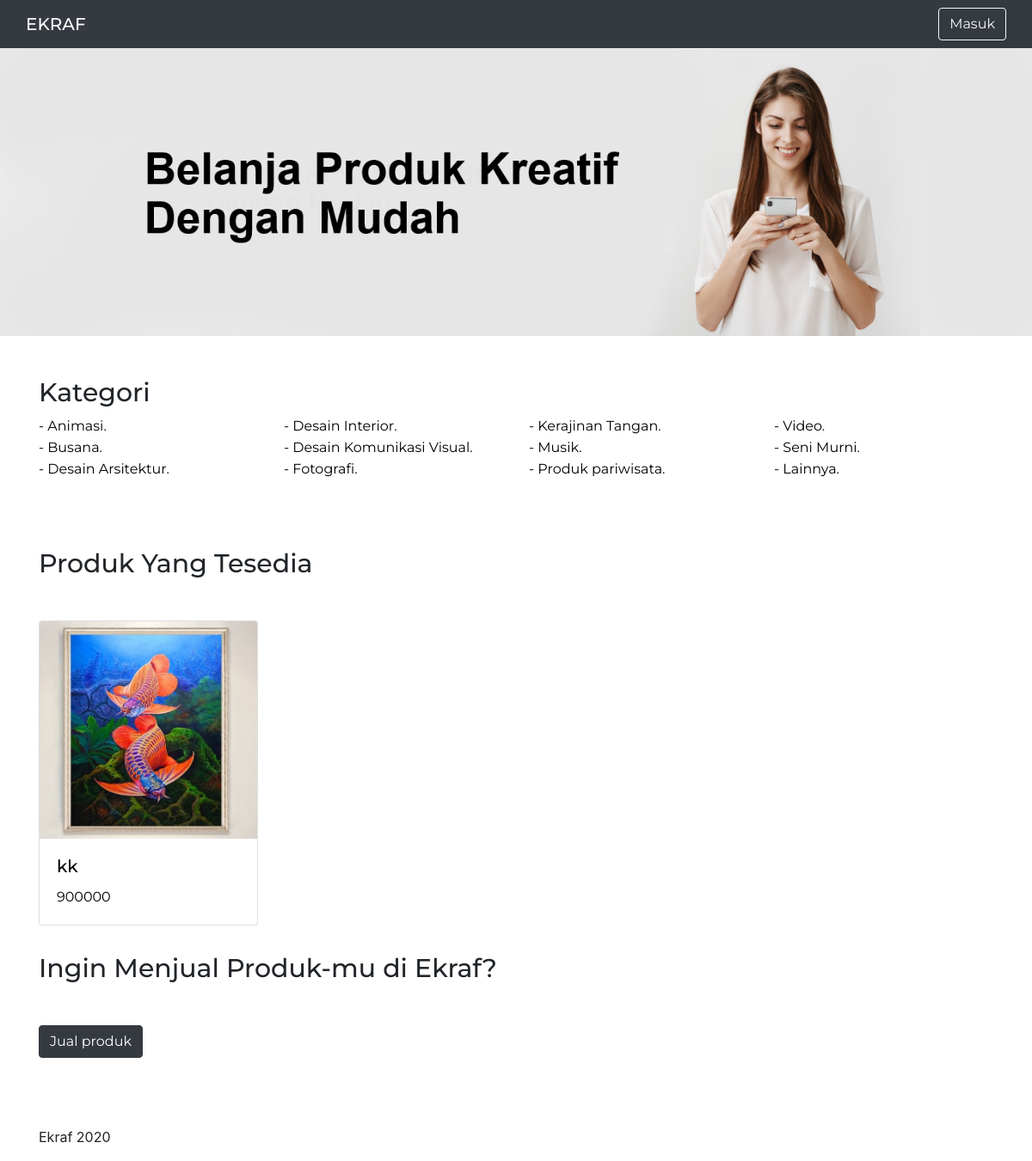
Before: / with the older database file.
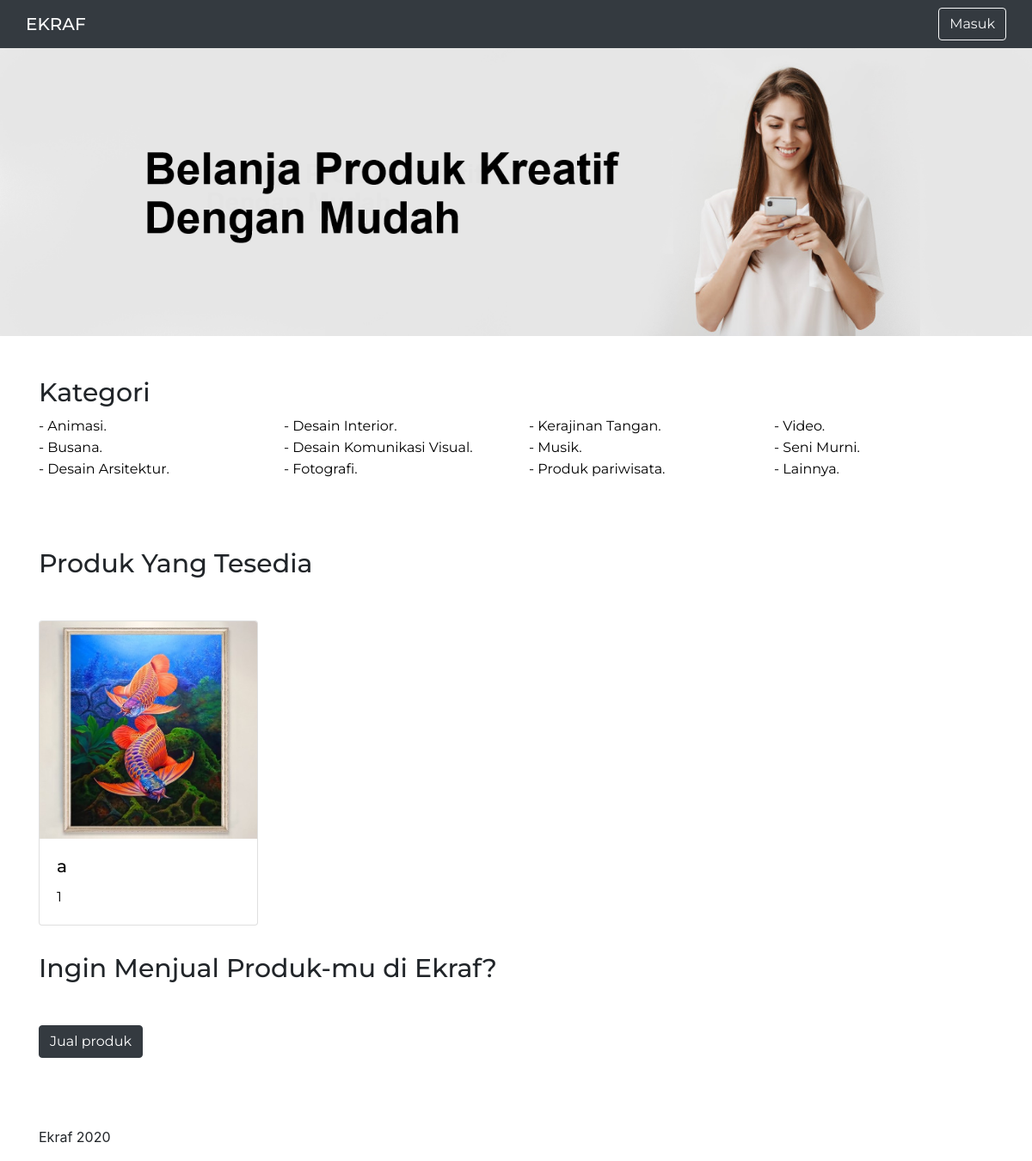
After: the same page with the newer database file.
### app/models.py (models this page shows, shortened)
class Produk(models.Model):
    judul = models.CharField(max_length=100)
    gambar = models.ImageField(upload_to='images/',null=True)
    harga  = models.IntegerField()
    deskripsi = models.TextField(null=True)
    kategori_produk = models.ForeignKey(Kategori, on_delete=models.CASCADE, null=True)
    nama_anda_sesuai_akun = models.CharField(max_length=100, null=True)
    nomor_hp_atau_whatsapp  = models.IntegerField(null=True)
    tanggal = models.DateTimeField(auto_now_add=True, null=True)

### app/views.py (the view)
# urls.py: path('', index, name='index'),
def index(request):
    produks = Produk.objects.all()
    context = {
        'produks' : produks
    }
    return render(request, 'index.html', context)

### app/templates/index.html
{% extends 'base.html' %} {% load static %} {% block content %}
<img class="m" src="{% static 'img/hero.png' %}" alt="banner" style="width: 100%;">
<div class="container">
    <div class="kategori m1">
        <h1>
            Kategori
        </h1>
        <div class="row">
            <div class="col">
                <a href="{% url 'animasi' %}">- Animasi.</a><br>
                <a href="{% url 'busana' %}">- Busana.</a><br>
                <a href="{% url 'darsi' %}">- Desain Arsitektur.</a><br>
            </div>
            <div class="col">
                <a href="{% url 'dinter' %}">- Desain Interior.</a><br>
                <a href="{% url 'dkv' %}">- Desain Komunikasi Visual.</a><br>
                <a href="{% url 'fotografi' %}">- Fotografi.</a><br>
            </div>
            <div class="col">
                <a href="{% url 'kerajinan' %}">- Kerajinan Tangan.</a><br>
                <a href="{% url 'musik' %}">- Musik.</a><br>
                <a href="{% url 'pariwisata' %}">- Produk pariwisata.</a><br>
            </div>
            <div class="col">
                <a href="{% url 'video' %}">- Video.</a><br>
                <a href="{% url 'seni' %}">- Seni Murni.</a><br>
                <a href="{% url 'lainnya' %}">- Lainnya.</a><br>
            </div>
        </div>
    </div>
    <div class="Produk m1">
        <h1 class="m">
            Produk {{ namaproduk }} Yang Tesedia
        </h1>
        <div class="row">
            {% for produk in produks %}
            <div class="col">
                <a href="{% url 'detail' pk=produk.id %}">
                    <div class="card">
                        <img src="{{ produk.gambar.url }}" class="card-img-top" alt="{{ produk.judul }}">
                        <div class="card-body">
                            <h5 class="card-title">{{ produk.judul }}</h5>
                            <p class="card-text">{{ produk.harga }}</p>
                        </div>
                    </div>
                </a>
            </div>
            {% endfor %}
        </div>
        <div class="Produk m1">
            <h1 class="m">
                Ingin Menjual Produk-mu di Ekraf?
            </h1>
            <a href="{% url 'add-product' %}" class="btn btn-dark"> Jual produk </a>
        </div>
    </div>
</div>
{% endblock %}

### templates/base.html (shortened to what this page needs)
{% load static %}
<!doctype html>
<html lang="en">
<head>
    <link rel="stylesheet" href="{% static 'css/bootstrap.min.css' %}">
    <link rel="stylesheet" href="{% static 'css/main.css' %}">
</head>
<body>
    {% include 'nav.html' %} {% block content %} {% endblock %}
    <footer>
        <div class="container">
            <p>Ekraf 2020</p>
        </div>
    </footer>
</body>
</html>

### templates/nav.html (shortened to what this page needs)
{% if user.is_anonymous %}
<nav class="navbar navbar-expand navbar-dark bg-dark">
    <div class="container">
        <a class="navbar-brand" href="{% url 'index' %}">EKRAF</a>
        <div class="collapse navbar-collapse" id="navbarSupportedContent">
            <ul class="navbar-nav ml-auto">
                <li>
                    <a class="btn btn-outline-light" href="{% url 'masuk' %}">Masuk</a>
                </li>
            </ul>
        </div>
    </div>
</nav>
{% endif %}

### static/css/main.css (style rules this page uses)
.navbar-brand { font-family: montserrat; font-weight: 500; }
h1 { font-family: montserrat; font-weight: 500; font-size: 30px; }
a { font-family: montserrat; font-weight: 400; color: black; }
.m { margin-bottom: 3rem; }
.m1 { margin-bottom: 5rem; }
.col .card { width: 255px; margin-bottom: 2rem; }

Changed rows visible on the page:
removed Produk: gambar (picture), judul "kk", harga "900000"
added Produk: gambar (picture), judul "a", harga "1"
